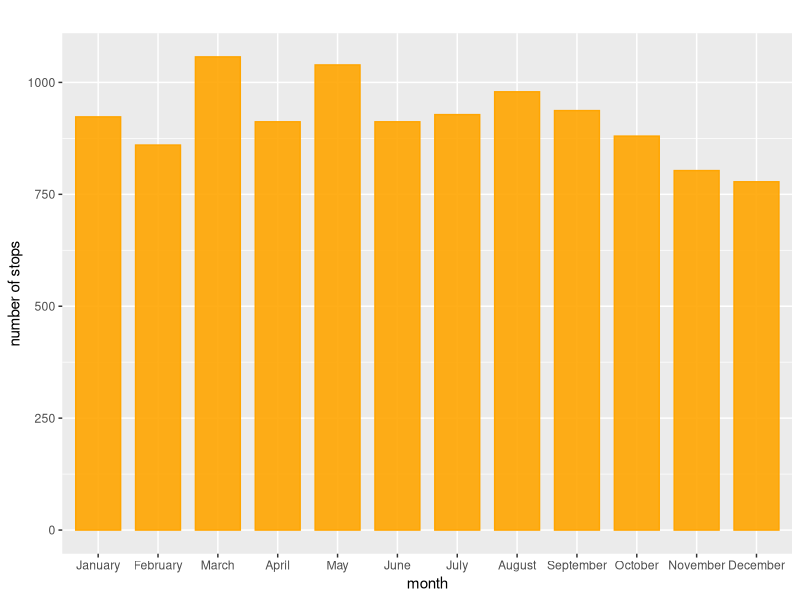
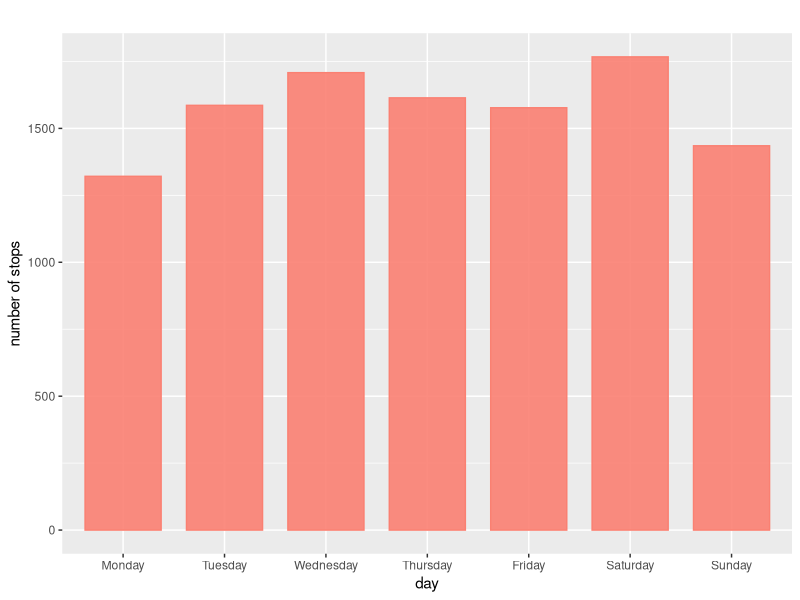
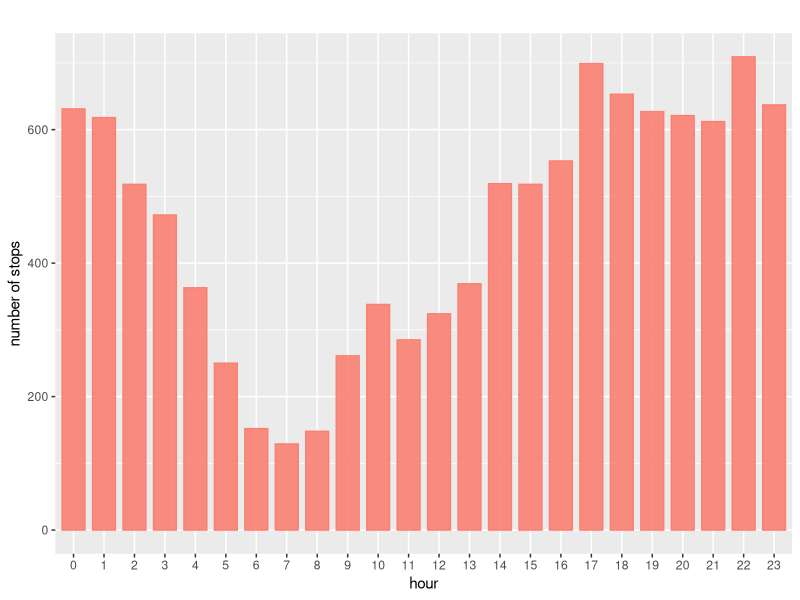
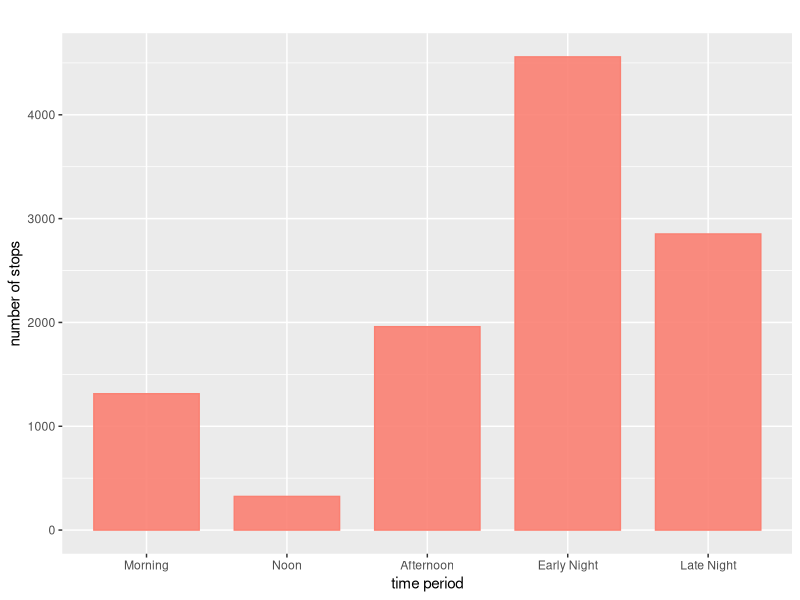
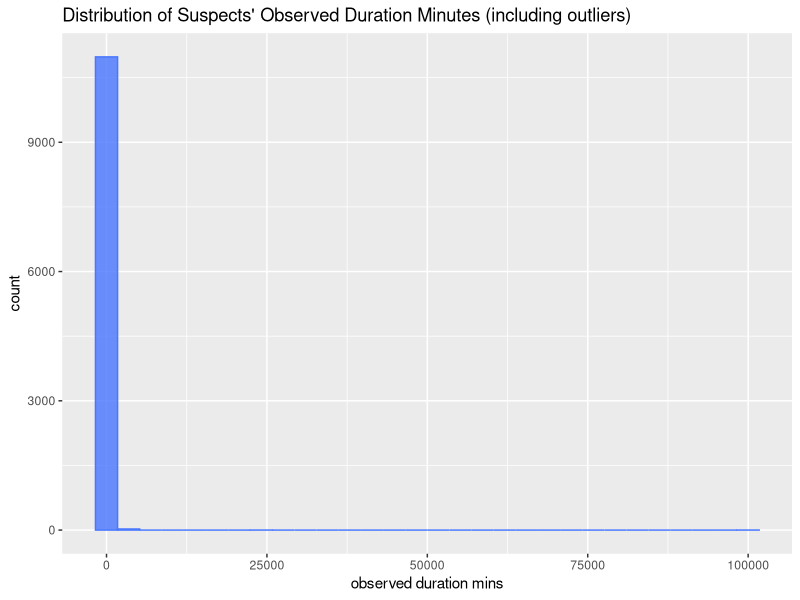
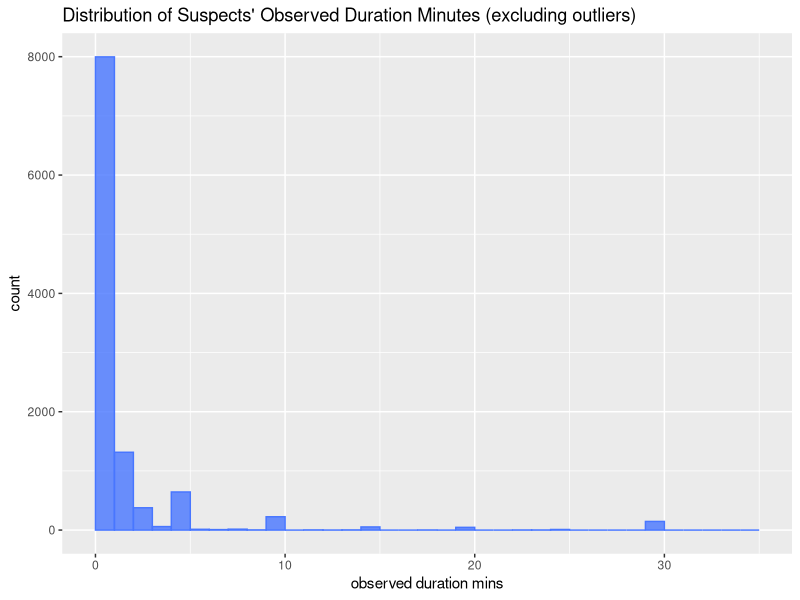
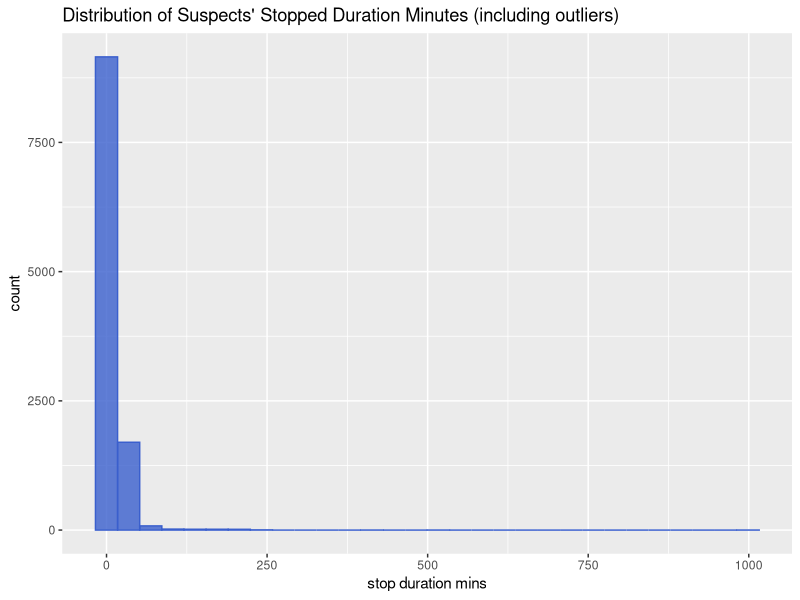
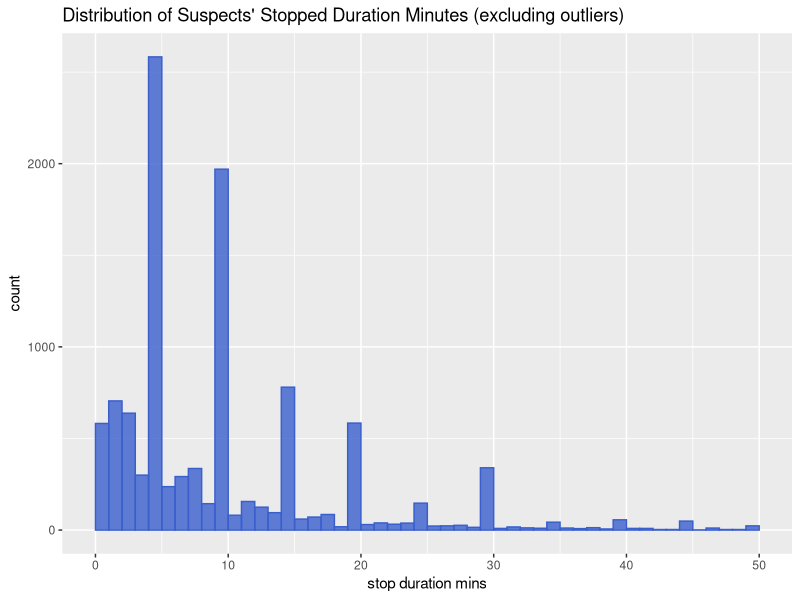

Recreate these plots in R, in order.
## ---- chunk 1
NYPD <- read.csv("Data/2018_sqf_database-abbr.csv")
install.packages("tidyverse")
library(tidyverse)
library(ggplot2)
## ---- chunk 2
# the number of stops in each month in the year 2018
# MONTH2: categorical variable
reorder_month <- c("January","February","March","April","May","June","July","August","September","October","November","December")
NYPD$MONTH2 = factor(NYPD$MONTH2,levels=reorder_month)
ggplot(NYPD, aes(MONTH2)) + geom_bar(alpha=0.90, colour="orange", fill="orange",width=0.75) + labs(title="", y="number of stops", x="month")
## ---- chunk 3
# DAY2: Day when ppl are stopped

reorder_day <- c("Monday","Tuesday","Wednesday","Thursday","Friday","Saturday","Sunday")
NYPD$DAY2 = factor(NYPD$DAY2,levels=reorder_day)
ggplot(NYPD, aes(DAY2)) + geom_bar(alpha=0.90, colour="salmon", fill="salmon",width=0.75) + labs(title="", y="number of stops", x="day")
## ---- chunk 4
# Visualize: Stop Frisk Time: Time when ppl are stopped （清晨、深夜）

# Function: rounding(inputNum, totalNum)
rounding <- function(inputNum, totalNum) {
  if(is.na(inputNum)){return(FALSE)}else{
    m <- totalNum/2
    if(inputNum < m){
      # round down
      return(FALSE)
    }else{
      #round up
      return(TRUE)
    }
  }
}

hour<-NYPD$Stop.Frisk.Time
all_hour <- c()
for(i in 1:length(hour)){
  if(hour[i] == "#N/A" || is.na(hour[i]) || hour[i] == "" || hour[i] == FALSE){
    hour[i] <- "NA"
  }else{
    temp <- c(strsplit(hour[i], ":"))
    minBefore <- temp[[1]][[2]]
    hourBefore <- temp[[1]][[1]]
    if (rounding(strtoi(minBefore), 60)){
      hourAfter <- as.character(strtoi(hourBefore)+1)
      if (hourAfter == 24){
        hourAfter <- "0"
      }
    }else{
      hourAfter <- hourBefore
    }
    all_hour <- append(all_hour, hourAfter)
  }
  allH_df <- data.frame(all_hour)
}
reorder_hour <- c("0","1","2","3","4","5","6","7","8","9","10","11","12","13","14","15","16","17","18","19","20","21","22","23","NA")
allH_df$all_hour = factor(allH_df$all_hour,levels=reorder_hour)
ggplot(allH_df, aes(all_hour)) + geom_bar(alpha=0.90, colour="salmon", fill="salmon",width=0.75) + labs(title="", y="number of stops", x="hour")

# Morning: from sunrise to 11:59 AM. Sunrise typically occurs around 6 AM.
# Noon: at 12:00 PM.
# Afternoon: from 12:01 PM to around 5:00 PM.
# Evening: from 5:01 PM to 8 PM, or around sunset.
# Early Night: from sunset 11:59 PM
# Late Night: from 11:59 PM to sunrise around 5:59 AM.
all_period <- c()
for(i in 1:length(allH_df$all_hour)){
  if (allH_df$all_hour[i] == "6" || allH_df$all_hour[i] == "7" || allH_df$all_hour[i] == "8" || allH_df$all_hour[i] == "9" || allH_df$all_hour[i] == "10" || allH_df$all_hour[i] == "11"){
    all_period <- append(all_period, "Morning")
  }else if(allH_df$all_hour[i] == "12"){
    all_period <- append(all_period, "Noon")
  }else if(allH_df$all_hour[i] == "13" || allH_df$all_hour[i] == "14" || allH_df$all_hour[i] == "15" || allH_df$all_hour[i] == "16"){
    all_period <- append(all_period, "Afternoon")
  }else if(allH_df$all_hour[i] == "17" || allH_df$all_hour[i] == "18" || allH_df$all_hour[i] == "19" || allH_df$all_hour[i] == "20" || allH_df$all_hour[i] == "21" || allH_df$all_hour[i] == "22" || allH_df$all_hour[i] == "23"){
    all_period <- append(all_period, "Early Night")
  }else{
    all_period <- append(all_period, "Late Night")
  }
}
allP_df <- data.frame(all_period)
reorder_period <- c("Morning", "Noon", "Afternoon", "Early Night", "Late Night")
allP_df$all_period = factor(allP_df$all_period,levels=reorder_period)
ggplot(allP_df, aes(all_period)) + geom_bar(alpha=0.90, colour="salmon", fill="salmon",width=0.75) + labs(title="", y="number of stops", x="time period")
## ---- chunk 5
# male vs female: dataframe
df_male_officer <- NYPD[NYPD$ISSUING_OFFICER_RANK == "POM",]
df_female_officer <- NYPD[NYPD$ISSUING_OFFICER_RANK == "POF",]
head(df_male_officer)
head(df_female_officer)
nrow(df_male_officer)
nrow(df_female_officer)
## ---- chunk 6


# function: exclude outliers from the dataframe (only for numeric values); need to input a numeric vector

exclude_outliers <- function(x){
  Q1 <- quantile(x, .25)
  Q3 <- quantile(x, .75)
  IQR <- Q3-Q1
  outlier <- x<Q1-1.5*IQR | x>Q3+1.5*IQR
  clean_x <- x[!outlier]
  return(clean_x)
}
ex_out <- exclude_outliers(NYPD$OBSERVED_DURATION_MINUTES)
print(ex_out)
## ---- chunk 7
## Observed duration minutes.

# Histogram --- Not excluded outliers
ggplot(NYPD,aes(OBSERVED_DURATION_MINUTES)) + geom_histogram(colour = "royalblue1", fill = "royalblue1",alpha=0.8) + labs(title="Distribution of Suspects' Observed Duration Minutes (including outliers)", y="count", x="observed duration mins")

# Histogram --- excluded outliers
table(NYPD$OBSERVED_DURATION_MINUTES)
ggplot(NYPD,aes(OBSERVED_DURATION_MINUTES)) + geom_histogram(breaks=seq(0,35,by=1), colour = "royalblue1", fill = "royalblue1",alpha=0.8) + labs(title="Distribution of Suspects' Observed Duration Minutes (excluding outliers)", y="count", x="observed duration mins")


## Stop duration minutes.

# Histogram --- Not excluded outliers
ggplot(NYPD,aes(STOP_DURATION_MINUTES)) + geom_histogram(colour = "royalblue3", fill = "royalblue3",alpha=0.8) + labs(title="Distribution of Suspects' Stopped Duration Minutes (including outliers)", y="count", x="stop duration mins") 

# Histogram --- excluded outliers
table(NYPD$STOP_DURATION_MINUTES)
ggplot(NYPD,aes(STOP_DURATION_MINUTES)) + geom_histogram(breaks=seq(0,50,by=1), colour = "royalblue3", fill = "royalblue3",alpha=0.8) + labs(title="Distribution of Suspects' Stopped Duration Minutes (excluding outliers)", y="count", x="stop duration mins") 

## ---- chunk 8
# SUSPECTED_CRIME_DESCRIPTION

table(NYPD$SUSPECTED_CRIME_DESCRIPTION)
ggplot(NYPD, aes(SUSPECTED_CRIME_DESCRIPTION)) + geom_bar(alpha=0.90, colour="mediumpurple3", fill="mediumpurple3",width=0.5) + labs(title= "Suspected Types of Crimes", y="count", x="suspected crime description")


## ---- chunk 9
# FRISKED_FLAG into dataframe

table(NYPD$FRISKED_FLAG)
## ---- chunk 10
# SEARCHED_FLAG into dataframe

NYPD$FRISK_AND_SEARCH <- vector(mode='character', length(NYPD$FRISKED_FLAG))

for(i in seq_along(NYPD$FRISK_AND_SEARCH)){
  if(NYPD$FRISKED_FLAG[i] == "1" & NYPD$SEARCHED_FLAG[i] == "1"){
    NYPD$FRISK_AND_SEARCH[i] <- "Frisked and Searched"
    }else if (NYPD$FRISKED_FLAG[i] == "1" & NYPD$SEARCHED_FLAG[i] == "0") {
      NYPD$FRISK_AND_SEARCH[i] <- "Only Frisked"
      }else if (NYPD$FRISKED_FLAG[i] == "0" & NYPD$SEARCHED_FLAG[i] == "1") {
        NYPD$FRISK_AND_SEARCH[i] <- "Only Searched"
      }else{
        NYPD$FRISK_AND_SEARCH[i] <- "Not Frisked Nor Searched"
      }
  
}

table(NYPD$FRISK_AND_SEARCH)
ggplot(NYPD, aes(FRISK_AND_SEARCH)) + geom_bar(alpha=0.90, colour="mediumpurple3", fill="mediumpurple3",width=0.5) + labs(title= "The Number of Suspects Frisked or Searched", y="count", x="Frisked and Searched")


## ---- chunk 11
# OFFICER_IN_UNIFORM_FLAG
NYPD[NYPD$OFFICER_IN_UNIFORM_FLAG==0,"OFFICER_IN_UNIFORM_FLAG"] <- "not wearing uniform"
NYPD[NYPD$OFFICER_IN_UNIFORM_FLAG==1,"OFFICER_IN_UNIFORM_FLAG"] <- "wearing uniform"
table(NYPD$OFFICER_IN_UNIFORM_FLAG)
ggplot(NYPD, aes(OFFICER_IN_UNIFORM_FLAG)) + geom_bar(alpha=0.90, colour="royalblue1", fill="royalblue1",width=0.75) + labs(title="", y="number of officers", x="officer in uniform")

## ---- chunk 12
# SUSPECT_ARRESTED_FLAG 比对
## ---- chunk 13
# function1: variable X VS observe duration minutes (boxplots && scatterpoots)
observe_time_relation <- function(m){
  if(class(m) == "character"){
  ggplot(NYPD, aes(x = m, y = OBSERVED_DURATION_MINUTES)) + geom_boxplot(outlier.shape = NA) + coord_cartesian(ylim=c(0, 2.5))
}
else{
  ggplot(NYPD, aes(m, OBSERVED_DURATION_MINUTES)) + geom_point(outlier.shape = NA)
}
}


# function2: variable X VS stop duration minutes (boxplots && scatterpoots)
stop_time_relation <- function(n){
  if(class(n) == "character"){
  ggplot(NYPD, aes(x = n, y = STOP_DURATION_MINUTES)) + geom_boxplot(outlier.shape = NA) + coord_cartesian(ylim=c(0, 20))
}
else{
  ggplot(NYPD, aes(n, STOP_DURATION_MINUTES)) + geom_point()
}
}

observe_time_relation(NYPD$SUSPECT_SEX)

## ---- chunk 14
# SUSPECT_REPORTED_AGE
# HOW TO REMOVE 0s??
class(NYPD$SUSPECT_REPORTED_AGE)
ggplot(NYPD,aes(SUSPECT_REPORTED_AGE)) + geom_histogram(colour = "orange3", fill = "orange3",alpha=0.8) + labs(title="", y="count", x="suspect reported age")

## ---- chunk 15
# SUSPECT_SEX
class(NYPD$SUSPECT_SEX)
ggplot(NYPD, aes(SUSPECT_SEX)) + geom_bar(alpha=0.90, colour="salmon", fill="salmon",width=0.75) + labs(title="", y="count", x="suspect sex")
## ---- chunk 16
# SUSPECT_RACE_DESCRIPTION
class(NYPD$SUSPECT_RACE_DESCRIPTION)
ggplot(NYPD, aes(SUSPECT_RACE_DESCRIPTION)) + geom_bar(alpha=0.90, colour="salmon", fill="salmon",width=0.5) + labs(title="", y="count", x="suspect race description") + theme(axis.text.x=element_text(size=4.1))
## ---- chunk 17
# SUSPECT_HEIGHT 
# we remove NAs here
class(NYPD$SUSPECT_HEIGHT)
max(NYPD$SUSPECT_HEIGHT,na.rm=TRUE)
NYPD$SUSPECT_HEIGHT <- as.numeric(NYPD$SUSPECT_HEIGHT)
ggplot(NYPD,aes(SUSPECT_HEIGHT),na.rm=TRUE) + geom_histogram(colour = "orange3", fill = "orange3",alpha=0.8) + labs(title="", y="count", x="suspect height")


ggplot(NYPD, aes(SUSPECT_HEIGHT, OBSERVED_DURATION_MINUTES)) + geom_point(outlier.shape = NA) + coord_cartesian(ylim=c(0, 500))
## ---- chunk 18
# SUSPECT_WEIGHT
# we remove NAs here
class(NYPD$SUSPECT_WEIGHT)
max(NYPD$SUSPECT_WEIGHT,na.rm=TRUE)
NYPD$SUSPECT_WEIGHT <- as.numeric(NYPD$SUSPECT_WEIGHT)
ggplot(NYPD,aes(SUSPECT_WEIGHT),na.rm=TRUE) + geom_histogram(colour = "orange3", fill = "orange3",alpha=0.8) + labs(title="", y="count", x="suspect weight")
## ---- chunk 19
# SUSPECT_BODY_BUILD_TYPE
class(NYPD$SUSPECT_BODY_BUILD_TYPE)
ggplot(NYPD, aes(SUSPECT_BODY_BUILD_TYPE)) + geom_bar(alpha=0.90, colour="tomato", fill="tomato",width=0.5) + labs(title="", y="count", x="suspect body build type")
## ---- chunk 20
# SUSPECT_EYE_COLOR
unique(NYPD$SUSPECT_EYE_COLOR)
ggplot(NYPD, aes(SUSPECT_EYE_COLOR)) + geom_bar(alpha=0.90, colour="tomato", fill="tomato",width=0.5) + labs(title="", y="count", x="suspect eye color")
## ---- chunk 21
# SUSPECT_HAIR_COLOR
unique(NYPD$SUSPECT_HAIR_COLOR)
ggplot(NYPD, aes(SUSPECT_HAIR_COLOR)) + geom_bar(alpha=0.90, colour="tomato", fill="tomato",width=0.5) + labs(title="", y="count", x="suspect hair color")
## ---- chunk 22
# STOP_LOCATION_BORO_NAME
table(NYPD$STOP_LOCATION_BORO_NAME)
ggplot(NYPD, aes(STOP_LOCATION_BORO_NAME)) + geom_bar(alpha=0.90, colour="orange3", fill="orange3",width=0.5) + labs(title="", y="count", x="stop borough")


# To verify function1 and function2 //
# Borough VS Stop Time
mean(NYPD$STOP_DURATION_MINUTES)
median(NYPD$STOP_DURATION_MINUTES)
ggplot(NYPD, aes(x = STOP_LOCATION_BORO_NAME, y = STOP_DURATION_MINUTES)) + geom_boxplot(outlier.shape = NA) + coord_cartesian(ylim=c(0, 20))

# Borough VS Observe Time
mean(NYPD$OBSERVED_DURATION_MINUTES)
median(NYPD$OBSERVED_DURATION_MINUTES)
ggplot(NYPD, aes(x = STOP_LOCATION_BORO_NAME, y = OBSERVED_DURATION_MINUTES)) + geom_boxplot(outlier.shape = NA) + coord_cartesian(ylim=c(0, 2.5))
